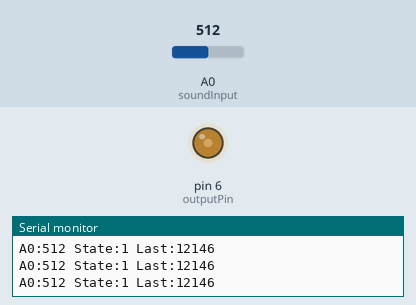
Bench run of a sketch on a simulated Arduino Uno, built with avr-gcc and run on an emulated ATmega328P. Shown: output pins drawn as LEDs (lit = HIGH), the last lines printed to the serial monitor. The inputs (shaded band) are chosen by the test bench; at power-on: A0 (soundInput) = 512.

Above: at 13.2 s.
13.3 s: A0 (soundInput) set to 0
At 15.7 s:
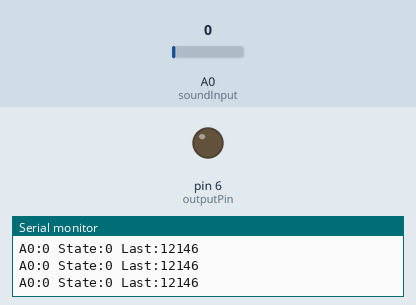
16.3 s: A0 (soundInput) set to 37
17.8 s: A0 (soundInput) set to 44
At 18.9 s:
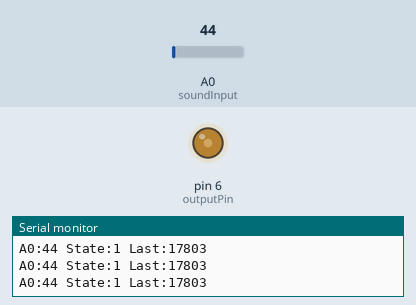
Timing chart, 0 to 20.3 s (numbered marks = the images above; inputs shaded):
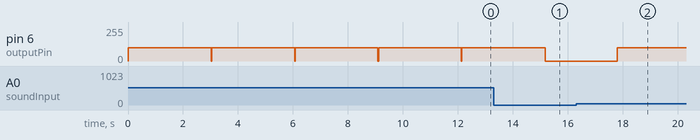

The sketch:

sound_activated.ino
```cpp
int soundInput = A0;
int soundValue = 0;

int peakThreshold = 40;
unsigned long lastPeakTime  = 0;

int runState = 0;
int runDelay = 3000;

int outputPin   = 6; //needs to be PWM
int outputValue = 100;

void setup() {
  Serial.begin(9600);
  pinMode( outputPin, OUTPUT );
}

void loop() {
  soundValue = analogRead(soundInput);

  if( (soundValue > peakThreshold) && runState == 0 ) {
    runState = 1;
    lastPeakTime = millis();
  }

  if( (millis() - lastPeakTime > runDelay ) && runState == 1 ) {
    runState = 0;
  }

  if( runState == 1 ) {
    analogWrite( outputPin, outputValue );
  } else {
    analogWrite( outputPin, 0 );
  }

  Serial.println( "A0:" + String(soundValue) + " State:" + String(runState) + " Last:" + String(lastPeakTime) );

  delay(25);
}
```

Measured:
- the behaviour switches between 40 and 41 on A0 (soundInput) (found by bisection; images 1 and 2)
- after the input at 13.3 s, pin 6 (outputPin): goes on until 15.2 s, then stays 0/255
- after the input at 17.8 s, pin 6 (outputPin): 0/255 → 100/255 at once
- by itself, pin 6 (outputPin): alternates 100/255 for 3.0 s and 0/255 for 0.03 s
